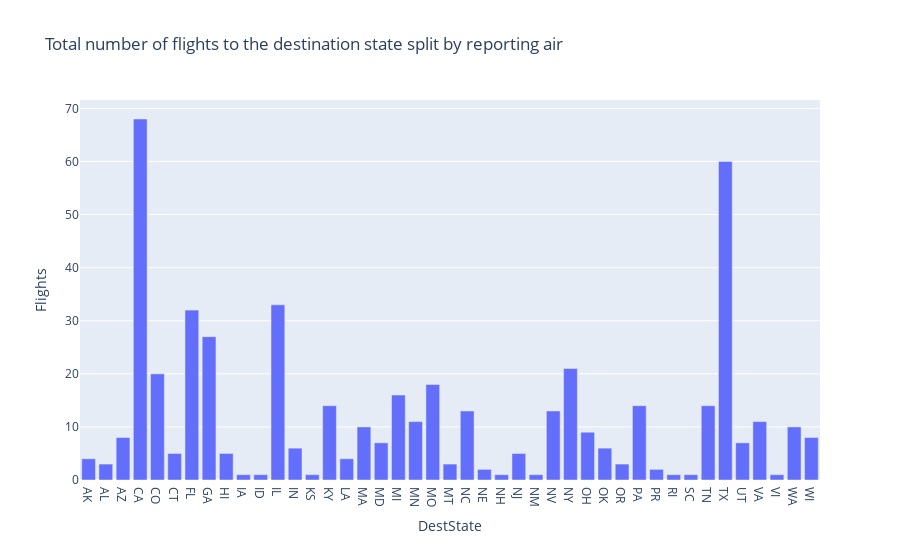

Source (notebook cell):
### Code cell
## Write your code here

fig = px.bar(bar_data, x='DestState', y='Flights', title='Total number of flights to the destination state split by reporting air') 
fig.show()

### Figure 1 — Plotly figure (JSON) as saved in the notebook; plotly's stock layout.template omitted (floating-point values rounded to 4 significant figures)
{"data": [{"alignmentgroup": "True", "hovertemplate": "DestState=%{x}<br>Flights=%{y}<extra></extra>", "legendgroup": "", "marker": {"color": "#636efa", "pattern": {"shape": ""}}, "name": "", "offsetgroup": "", "orientation": "v", "showlegend": false, "textposition": "auto", "type": "bar", "x": ["AK", "AL", "AZ", "CA", "CO", "CT", "FL", "GA", "HI", "IA", "ID", "IL", "IN", "KS", "KY", "LA", "MA", "MD", "MI", "MN", "MO", "MT", "NC", "NE", "NH", "NJ", "NM", "NV", "NY", "OH", "OK", "OR", "PA", "PR", "RI", "SC", "TN", "TX", "UT", "VA", "VI", "WA", "WI"], "xaxis": "x", "y": [4, 3, 8, 68, 20, 5, 32, 27, 5, 1, 1, 33, 6, 1, 14, 4, 10, 7, 16, 11, 18, 3, 13, 2, 1, 5, 1, 13, 21, 9, 6, 3, 14, 2, 1, 1, 14, 60, 7, 11, 1, 10, 8], "yaxis": "y"}], "layout": {"autosize": true, "barmode": "relative", "legend": {"tracegroupgap": 0}, "title": {"text": "Total number of flights to the destination state split by reporting air"}, "xaxis": {"anchor": "y", "autorange": true, "domain": [0, 1], "range": [-0.5, 42.5], "title": {"text": "DestState"}, "type": "category"}, "yaxis": {"anchor": "x", "autorange": true, "domain": [0, 1], "range": [0, 71.58], "title": {"text": "Flights"}, "type": "linear"}}}
